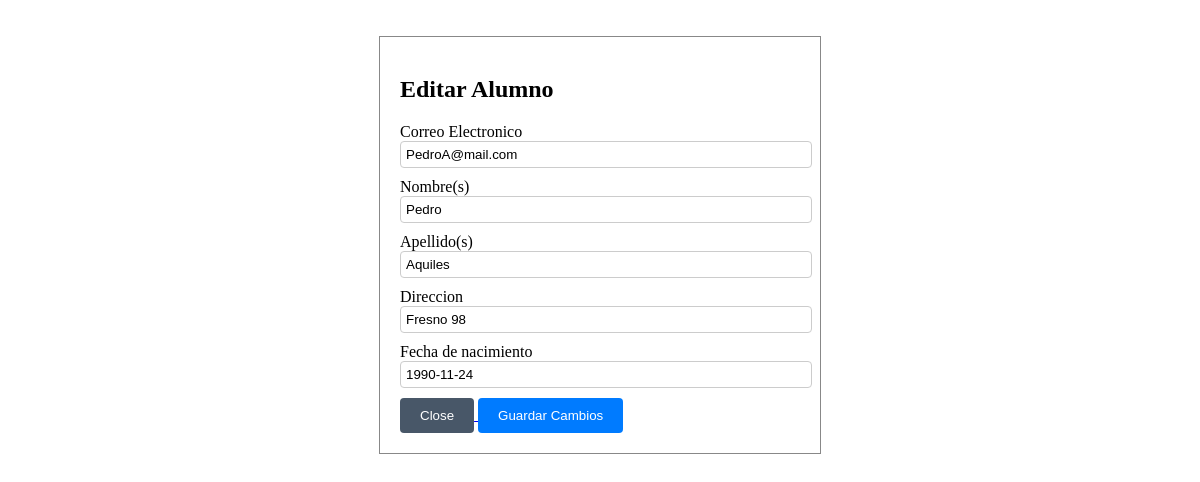
/src/views/admin_views/admin_maestro/edit_maestro.php?id=7 (signed in), run on the app's committed database.
### tables this page shows
CREATE TABLE `maestro` (
  `id_maestro` int(11) NOT NULL,
  `name_maestro` varchar(150) DEFAULT NULL,
  `apellido_maestro` varchar(150) DEFAULT NULL,
  `matricula` varchar(100) DEFAULT NULL,
  `correo_maestro` varchar(200) DEFAULT NULL,
  `password_maestro` varchar(250) DEFAULT NULL,
  `address` varchar(200) DEFAULT NULL,
  `fechaNacimiento` varchar(80) DEFAULT NULL,
  `rol_id` int(11) DEFAULT NULL
);

### src/database/connection.php (called while the page is built, shortened)
<?php
class data
{
    private $pdo;
    public function __construct()
    {
        try {
            $host = $_ENV["DB_HOST"];
            $username = $_ENV["DB_USERNAME"];
            $password = $_ENV["DB_PASSWORD"];
            $port = $_ENV["DB_PORT"];
            $dbname = $_ENV["DB_DATABASE"];
            $attributes=[PDO::ATTR_ERRMODE => PDO::ERRMODE_EXCEPTION];
            $dsn = "mysql:host=$host;port=$port;dbname=$dbname";
            $this->pdo = new PDO($dsn,$username,$password,$attributes);
        } catch (PDOException $e) {
            echo "ERROR: " . $e->getMessage();
        }
    }
    public function connect()
    {
        return $this->pdo;
    }
}
?>

### src/views/admin_views/admin_maestro/edit_maestro.php (the view, shortened to what this page needs)
<?php
require_once($_SERVER["DOCUMENT_ROOT"] . "/src/database/connection.php" );
$id_maestro = $_GET['id'];
?>
<!DOCTYPE html>
<html lang="en">
<head>
    <link rel="stylesheet" href="/src/styles/styles_admin/edit_maestro_style.css">
</head>
<body class=" w-full h-full">
    <main class=" flex justify-center items-center">
        <div id="myModal" class="">
            <div class="modal-content">
                <h2 class="text-[2rem]">Editar Alumno</h2>
                <?php
                    $query = "SELECT name_maestro, apellido_maestro, correo_maestro, address, fechaNacimiento FROM maestro where id_maestro = :id ";
                    $conn = new data();
                    $stmt = $conn->connect()->prepare($query);
                    $stmt->bindParam(':id', $id_maestro);
                    $stmt->execute();
                    $dato= $stmt->fetch(PDO::FETCH_ASSOC);
                ?>
                <form action="/index.php" method="POST">
                    <div class="form-group">
                        <label class="font-bold " for="correo">Correo Electronico</label>
                        <input type="email" name="correo" id="correo" class="input-field" value="<?= $dato['correo_maestro']?>" readonly required>
                    </div>
                    <div class="form-group">
                        <label class="font-bold " for="nombre">Nombre(s)</label>
                        <input type="text" name="nombre" id="nombre" class="input-field" value="<?= $dato['name_maestro']?>" required>
                    </div>
                    <div class="form-group">
                        <label class="font-bold " for="apellido">Apellido(s)</label>
                        <input type="text" name="apellido" id="apellido" class="input-field" value="<?= $dato['apellido_maestro']?>" required>
                    </div>
                    <div class="form-group">
                        <label class="font-bold " for="direccion">Direccion</label>
                        <input type="text" name="direccion" id="direccion" class="input-field" value="<?= $dato['address']?>" required>
                    </div>
                    <div class="form-group">
                        <label class="font-bold " for="fecha">Fecha de nacimiento</label>
                        <input type="text" name="fecha" id="fecha" class="input-field" value="<?= $dato['fechaNacimiento']?>" required>
                    </div>
                    <div class="w-full flex justify-end gap-2">
                        <a href="/src/views/admin_views/admin_maestro/dash_view_maestro.php">
                            <button type="button" id="closeModalButton" class="btn2">Close</button>
                        </a>
                        <form action="/index.php" method="post">
                            <button type="submit" class="btn" name="updateM">Guardar Cambios</button>
                        </form>
                    </div>
                </form>
            </div>
        </div>
    </main>
</body>
</html>

### src/styles/styles_admin/edit_maestro_style.css (style rules this page uses)
.modal-content { background-color: #fff; margin: 3% auto; padding: 20px; border: 1px solid #888; width: 80%; max-width: 400px; position: relative; }
.input-field { width: 100%; padding: 5px; margin-bottom: 10px; border: 1px solid #ccc; border-radius: 4px; }
.btn { background-color: #007bff; color: #fff; border: none; padding: 10px 20px; cursor: pointer; border-radius: 4px; }
.btn2 { background-color: #485768; color: #fff; border: none; padding: 10px 20px; cursor: pointer; border-radius: 4px; }

### data on the page
maestro: correo "PedroA@mail.com", nombre "Pedro", apellido "Aquiles", direccion "Fresno 98", fecha "1990-11-24"
